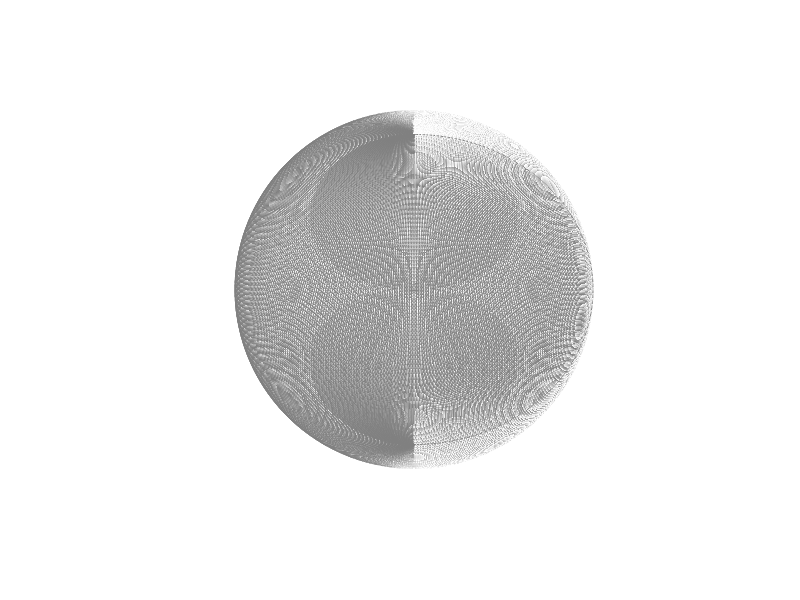

Reproduce this figure in MATLAB. (Note: this script raises an error after producing the figure.)
clear all,close all
%% Textured 3D Earth example
%
% Ryan Gray
% 8 Sep 2004
% Revised 9 March 2006, 31 Jan 2006, 16 Oct 2013
%% Options
space_color = 'w';
npanels = 400;   % Number of globe panels around the equator deg/panel = 360/npanels
alpha   = 1; % globe transparency level, 1 = opaque, through 0 = invisible
%GMST0 = []; % Don't set up rotatable globe (ECEF)
GMST0 = 4.89496121282306; % Set up a rotatable globe at J2000.0
% Earth texture image
% Anything imread() will handle, but needs to be a 2:1 unprojected globe
% image.
image_file = 'http://upload.wikimedia.org/wikipedia/commons/thumb/c/cd/Land_ocean_ice_2048.jpg/1024px-Land_ocean_ice_2048.jpg';
% Mean spherical earth
erad    = 1.0;%6371008.7714; % equatorial radius (meters)
prad    = 1.0;%6371008.7714; % polar radius (meters)
erot    = 7.2921158553e-5; % earth rotation rate (radians/sec)
%% Create figure
figure('Color', space_color);
hold on;
% Turn off the normal axes
set(gca, 'NextPlot','add', 'Visible','off');
axis equal;
axis auto;
% Set initial view
view(0,30);
axis vis3d;
%% Create wireframe globe
% Create a 3D meshgrid of the sphere points using the ellipsoid function
[x, y, z] = ellipsoid(0, 0, 0, erad, erad, prad, npanels);
globe = surf(x, y, -z, 'FaceColor', 'none', 'EdgeColor', 0.5*[1 1 1]);
if ~isempty(GMST0)
    hgx = hgtransform;
    set(hgx,'Matrix', makehgtform('zrotate',GMST0));
    set(globe,'Parent',hgx);
end
%% Texturemap the globe
% Load Earth image for texture map
cdata = imread(image_file);
% Set image as color data (cdata) property, and set face color to indicate
% a texturemap, which Matlab expects to be in cdata. Turn off the mesh edges.

cdata_scaled=imresize(cdata,size(x))
set(globe, 'FaceColor', 'texturemap', 'CData', cdata_scaled, 'FaceAlpha', alpha, 'EdgeColor', 'none');
